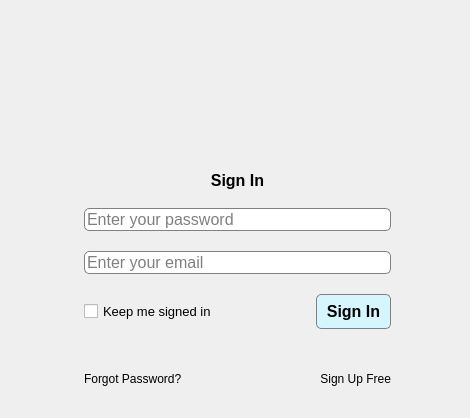
<?xml version="1.0" encoding="UTF-8"?>
<ui version="4.0">
 <class>ReLuu</class>
 <widget class="QMainWindow" name="ReLuu">
  <property name="geometry">
   <rect>
    <x>0</x>
    <y>0</y>
    <width>470</width>
    <height>418</height>
   </rect>
  </property>
  <property name="palette">
   <palette>
    <active/>
    <inactive/>
    <disabled/>
   </palette>
  </property>
  <property name="windowTitle">
   <string>MainWindow</string>
  </property>
  <property name="styleSheet">
   <string notr="true">QLineEdit {
 border-radius: 5px;
border: 0.5px solid gray;
}

QPushButton{
border-radius:5px;
background-color: #d5f6ff;
border: 0.5px solid gray;
}

QPushButton::hover {
background-color: #e1fbff
}</string>
  </property>
  <widget class="QWidget" name="centralwidget">
   <layout class="QVBoxLayout" name="verticalLayout">
    <item>
     <layout class="QVBoxLayout" name="logo_vbox">
      <property name="sizeConstraint">
       <enum>QLayout::SetMaximumSize</enum>
      </property>
      <property name="bottomMargin">
       <number>7</number>
      </property>
      <item alignment="Qt::AlignHCenter">
       <widget class="QLabel" name="logo">
        <property name="maximumSize">
         <size>
          <width>150</width>
          <height>150</height>
         </size>
        </property>
        <property name="text">
         <string/>
        </property>
        <property name="pixmap">
         <pixmap>logo_transparent_background.png</pixmap>
        </property>
        <property name="scaledContents">
         <bool>true</bool>
        </property>
        <property name="alignment">
         <set>Qt::AlignCenter</set>
        </property>
       </widget>
      </item>
      <item>
       <layout class="QHBoxLayout" name="Sign_in_title">
        <property name="sizeConstraint">
         <enum>QLayout::SetMinimumSize</enum>
        </property>
        <property name="leftMargin">
         <number>75</number>
        </property>
        <property name="topMargin">
         <number>0</number>
        </property>
        <property name="rightMargin">
         <number>70</number>
        </property>
        <item>
         <widget class="QLabel" name="sign_in">
          <property name="maximumSize">
           <size>
            <width>16777215</width>
            <height>30</height>
           </size>
          </property>
          <property name="font">
           <font>
            <family>Segoe UI Symbol</family>
            <pointsize>12</pointsize>
            <weight>75</weight>
            <bold>true</bold>
           </font>
          </property>
          <property name="text">
           <string>Sign In</string>
          </property>
          <property name="alignment">
           <set>Qt::AlignCenter</set>
          </property>
         </widget>
        </item>
       </layout>
      </item>
     </layout>
    </item>
    <item>
     <layout class="QVBoxLayout" name="email_pw_vbox">
      <property name="spacing">
       <number>20</number>
      </property>
      <property name="leftMargin">
       <number>75</number>
      </property>
      <property name="topMargin">
       <number>0</number>
      </property>
      <property name="rightMargin">
       <number>70</number>
      </property>
      <item>
       <widget class="QLineEdit" name="password_input">
        <property name="font">
         <font>
          <pointsize>12</pointsize>
         </font>
        </property>
        <property name="placeholderText">
         <string>Enter your password</string>
        </property>
       </widget>
      </item>
      <item>
       <widget class="QLineEdit" name="email_input">
        <property name="enabled">
         <bool>true</bool>
        </property>
        <property name="font">
         <font>
          <pointsize>12</pointsize>
         </font>
        </property>
        <property name="placeholderText">
         <string>Enter your email</string>
        </property>
       </widget>
      </item>
      <item>
       <layout class="QHBoxLayout" name="sign_in_button_hbox">
        <property name="spacing">
         <number>10</number>
        </property>
        <item>
         <widget class="QCheckBox" name="keep_signed_in">
          <property name="font">
           <font>
            <family>Segoe UI Symbol</family>
            <pointsize>10</pointsize>
           </font>
          </property>
          <property name="text">
           <string>Keep me signed in</string>
          </property>
         </widget>
        </item>
        <item>
         <widget class="QPushButton" name="Sign_in_button">
          <property name="minimumSize">
           <size>
            <width>75</width>
            <height>35</height>
           </size>
          </property>
          <property name="maximumSize">
           <size>
            <width>75</width>
            <height>35</height>
           </size>
          </property>
          <property name="font">
           <font>
            <family>Segoe UI Symbol</family>
            <pointsize>12</pointsize>
            <weight>75</weight>
            <bold>true</bold>
           </font>
          </property>
          <property name="text">
           <string>Sign In</string>
          </property>
         </widget>
        </item>
       </layout>
      </item>
      <item>
       <layout class="QHBoxLayout" name="horizontalLayout_2">
        <property name="leftMargin">
         <number>0</number>
        </property>
        <item>
         <widget class="QLabel" name="forgot_password">
          <property name="font">
           <font>
            <family>Segoe UI Symbol</family>
            <pointsize>9</pointsize>
           </font>
          </property>
          <property name="text">
           <string>Forgot Password?</string>
          </property>
         </widget>
        </item>
        <item>
         <widget class="QLabel" name="sign_up_free">
          <property name="font">
           <font>
            <family>Segoe UI Symbol</family>
            <pointsize>9</pointsize>
           </font>
          </property>
          <property name="text">
           <string>Sign Up Free</string>
          </property>
          <property name="alignment">
           <set>Qt::AlignRight|Qt::AlignTrailing|Qt::AlignVCenter</set>
          </property>
         </widget>
        </item>
       </layout>
      </item>
     </layout>
    </item>
   </layout>
  </widget>
 </widget>
 <resources/>
 <connections/>
</ui>
